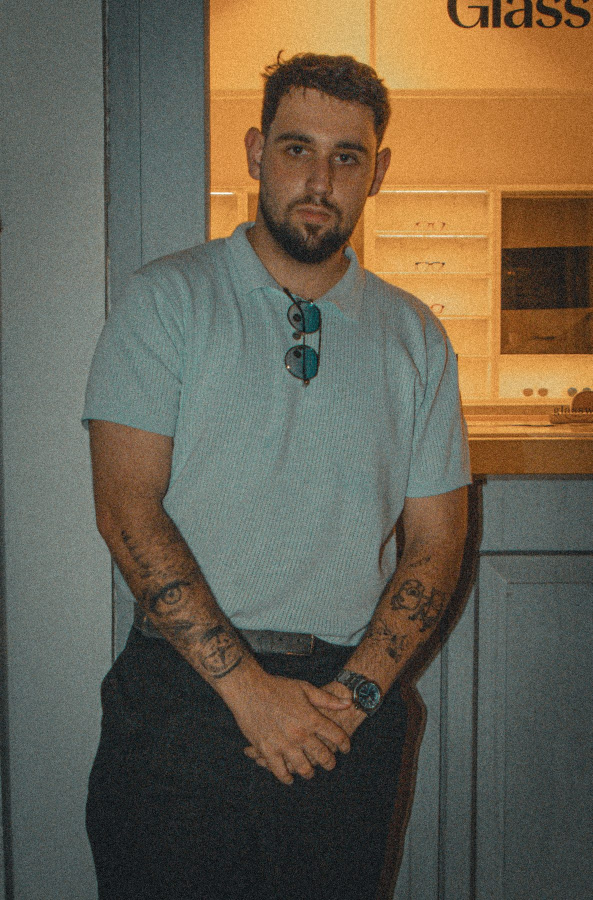
#> input picture media/full/about-001.jpg, 1185 x 1800 px, found by its file name (shown at 1/2 size); its folder holds 4 pictures in this run
$ python build_media.py
#> lines starting #> are read from the running program, lines starting #| are printed output that depends on the picture
"""Builds web-sized photos and video previews for the portfolio.
Run from anywhere:  python tools/build_media.py [photos|videos|all]"""
import os, sys, subprocess, json
from PIL import Image, ImageOps

ROOT = os.path.dirname(os.path.dirname(os.path.abspath(__file__)))
DL = os.path.dirname(ROOT)
SRC = os.path.join(DL, "zohar-portfolio", "media", "full")   # edited 2400px photos
OUT = os.path.join(ROOT, "media")
VIDS = os.path.join(DL, "portfolio slideshow", "pictures", "סרטונים")

# id, source, mode, (start for loop)
# mode "full" = whole clip, "montage" = short highlight cut from evenly spaced moments
REELS = [
    ("save-the-date", os.path.join(VIDS, "VID-20240401-WA0035.mp4"), "full"),
    ("desert-trek", os.path.join(VIDS, "sayar darom 3.0 - Trim.mp4"), "montage"),
    ("rock-n-roll", os.path.join(VIDS, "תנו לי רוקנרול - תיכון צרעה.mp4"), "montage"),
    ("gym-promo", os.path.join(DL, "cinematic gym best.mp4"), "full"),
    ("coach-reel", os.path.join(DL, "exported_final.mp4"), "full"),
    ("crypto-reel", os.path.join(DL, "1102(17).mp4"), "full"),
]

def run(args):
    subprocess.run(args, check=True, stdout=subprocess.DEVNULL, stderr=subprocess.PIPE)

# Extra edited photos from other folders: site id -> source file
GYM = os.path.join(DL, "gym rat#-20261109T153230Z-1-001", "gym rat#")
EXTRA = {
    "flash-001": os.path.join(GYM, "IMG_0590.jpg"),
    "flash-002": os.path.join(GYM, "f40304896.jpg"),
    "flash-003": os.path.join(GYM, "IMG_0108.jpg"),
    "flash-004": os.path.join(GYM, "f42362880.jpg"),
    "soldiers-001": os.path.join(GYM, "IMG_3501.jpg"),
    "soldiers-002": os.path.join(GYM, "IMG_3436.jpg"),
    "drone-005": os.path.join(GYM, "merged 3.jpg"),
    "drone-006": os.path.join(GYM, "merged 2.jpg"),
    "self-portrait-001": os.path.join(DL, "zohar-self-portrait.jpg"),  # home page photo
    "about-001": os.path.join(DL, "zohar-new-photos", "about-portrait.jpg"),  # about section photo
    "party-001": os.path.join(DL, "zohar-new-photos", "party-mario.jpg"),
    "party-002": os.path.join(DL, "zohar-new-photos", "party-grandma.jpg"),
    "fitness-001": os.path.join(DL, "zohar-new-photos", "gym-cable-curl.jpg"),
    "fitness-002": os.path.join(DL, "zohar-new-photos", "gym-preacher-curl.jpg"),
    "drone-007": r"D:\my portfolio\drone.png",
    "bw-street-001": os.path.join(DL, "zohar-new-photos", "street-cart-bw.jpg"),
    "soldiers-003": os.path.join(DL, "zohar-new-photos", "soldiers-group-view.jpg"),
    "soldiers-004": os.path.join(DL, "zohar-new-photos", "soldiers-beret-ceremony.jpg"),
    "hike-001": os.path.join(DL, "zohar-new-photos", "hiker-sky.jpg"),
    "hike-002": os.path.join(DL, "zohar-new-photos", "flag-desert.jpg"),
    "beach-001": os.path.join(DL, "zohar-new-photos", "beach-crawl.jpg"),
    "portraits-005": os.path.join(DL, "zohar-new-photos", "portrait-laugh-night.jpg"),
    "transport-015": os.path.join(DL, "zohar-new-photos", "car-steering-wheel.jpg"),
    "transport-016": os.path.join(DL, "zohar-new-photos", "car-porsche-palms.jpg"),
    "engagement-001": os.path.join(DL, "zohar-new-photos", "couple-drone-tracks.jpg"),
    "engagement-002": os.path.join(DL, "zohar-new-photos", "couple-close-smile.jpg"),
    "engagement-003": os.path.join(DL, "zohar-new-photos", "couple-ring-kiss.jpg"),
    "engagement-004": os.path.join(DL, "zohar-new-photos", "couple-grass.jpg"),
    "engagement-005": os.path.join(DL, "zohar-new-photos", "couple-sea-wide.jpg"),
    "engagement-006": os.path.join(DL, "zohar-new-photos", "couple-ring-hand.jpg"),
    "engagement-009": os.path.join(DL, "zohar-new-photos", "couple-nose-laugh.jpg"),
    "engagement-008": os.path.join(DL, "zohar-new-photos", "couple-dip-beach.jpg"),
    "engagement-010": os.path.join(DL, "zohar-new-photos", "couple-red-car-drone.jpg"),  # save the date, red car
}

def photos():
    for sub in ("full", "thumb"):
        os.makedirs(os.path.join(OUT, sub), exist_ok=True)
    sizes = {}
    sources = [(f, os.path.join(SRC, f)) for f in sorted(os.listdir(SRC)) if f.endswith(".jpg")]
    sources += [(k + ".jpg", v) for k, v in EXTRA.items()]
    for f, path in sources:
        im = ImageOps.exif_transpose(Image.open(path)).convert("RGB")
#> im is the input picture: PIL image 1185x1800 RGB; mean R, G, B 105.8, 96.8, 79.6
        big = im.copy(); big.thumbnail((1800, 1800), Image.LANCZOS)
        big.save(os.path.join(OUT, "full", f), quality=82, optimize=True, progressive=True)
        small = im.copy(); small.thumbnail((720, 720), Image.LANCZOS)
#> after `small.thumbnail((720, 720), Image.LANCZOS)`:
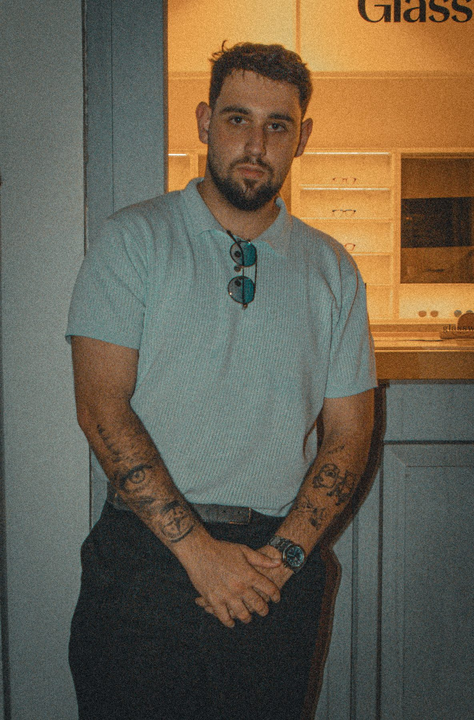
#> small: PIL image 474x720 RGB; mean R, G, B 105.8, 96.8, 79.6
        small.save(os.path.join(OUT, "thumb", f), quality=78, optimize=True, progressive=True)
        sizes[f[:-4]] = [small.width, small.height]
#> pass 2 of the loop in photos, `for f, path in sources:`:
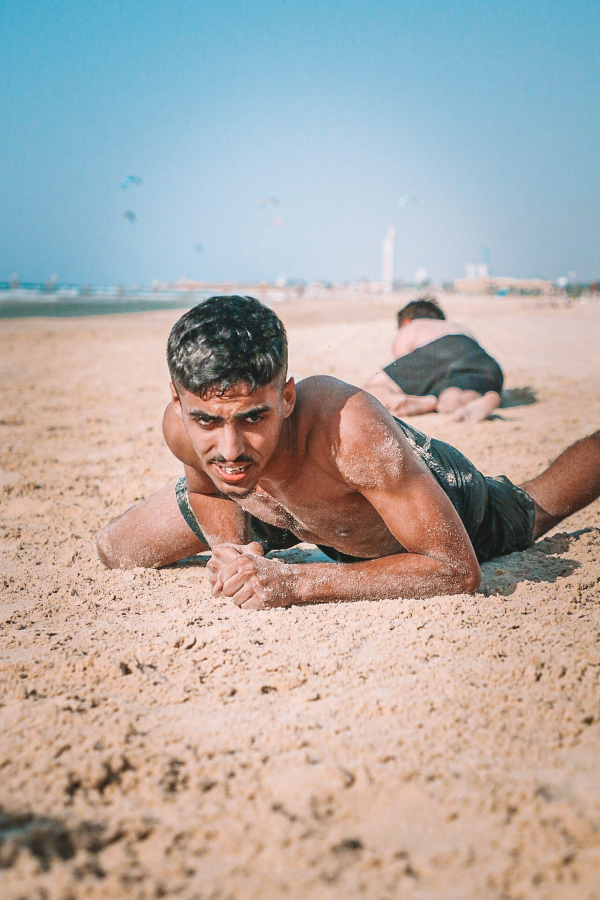
#> input picture media/full/beach-001.jpg, 1200 x 1800 px, found by its file name (shown at 1/2 size)
#> in photos, im is the input picture: PIL image 1200x1800 RGB; mean R, G, B 177.3, 170.8, 166.9
#> in photos, `small.thumbnail((720, 720), Image.LANCZOS)`:
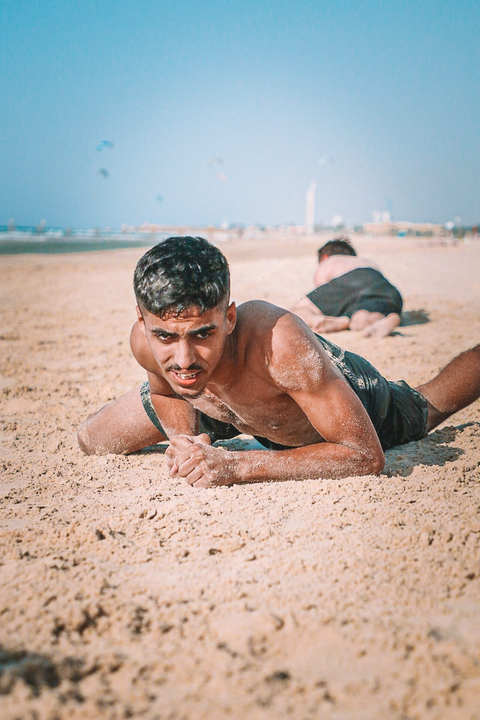
#> small: PIL image 480x720 RGB; mean R, G, B 177.3, 170.8, 166.9
#> pass 3 of the loop in photos, `for f, path in sources:`:
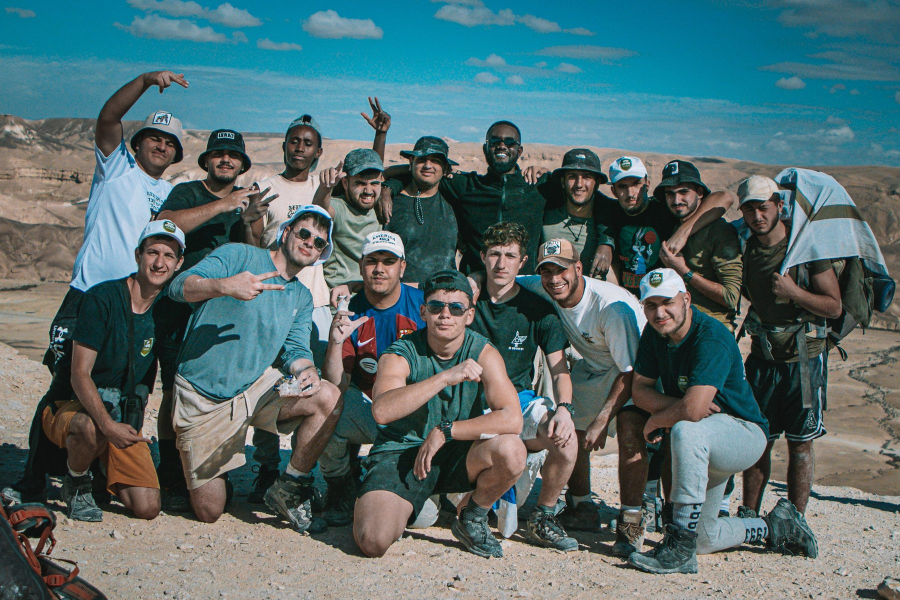
#> input picture media/full/beit-asaf-010.jpg, 1800 x 1200 px, found by its file name (shown at 1/2 size)
#> in photos, im is the input picture: PIL image 1800x1200 RGB; mean R, G, B 85.5, 109.3, 111.4
#> in photos, `small.thumbnail((720, 720), Image.LANCZOS)`:
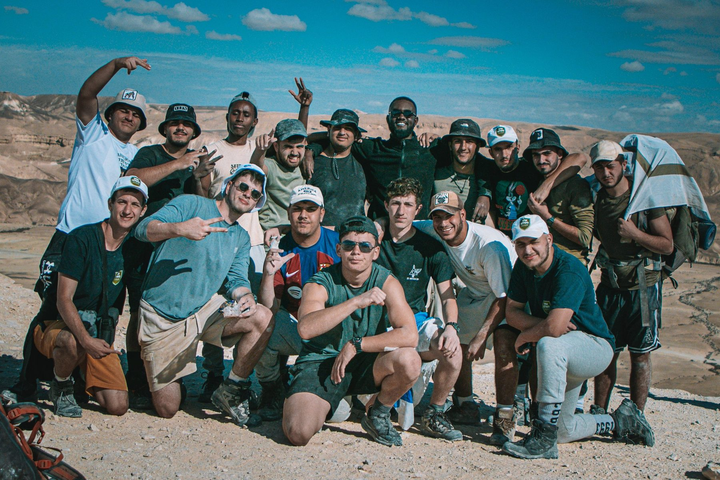
#> small: PIL image 720x480 RGB; mean R, G, B 85.5, 109.3, 111.4
#> the loop made 5 passes; the first 3 are shown
    with open(os.path.join(OUT, "sizes.json"), "w") as fh:
        json.dump(sizes, fh)
    print("photos:", len(sizes))

# [47 lines left out: functions probe, videos, not called in this run]

if __name__ == "__main__":
    what = sys.argv[1] if len(sys.argv) > 1 else "all"
#> (the run stopped early here; a loop or call above may not have finished)
